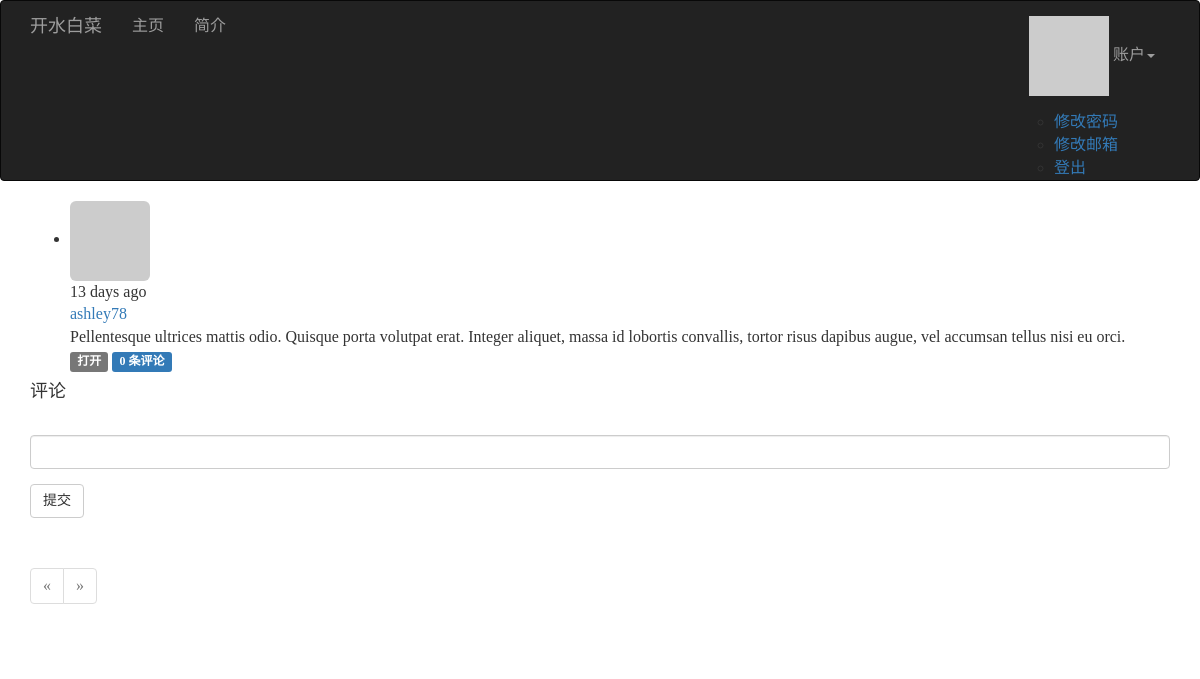
/post/81 (signed in), run on an earlier commit of the app's database.
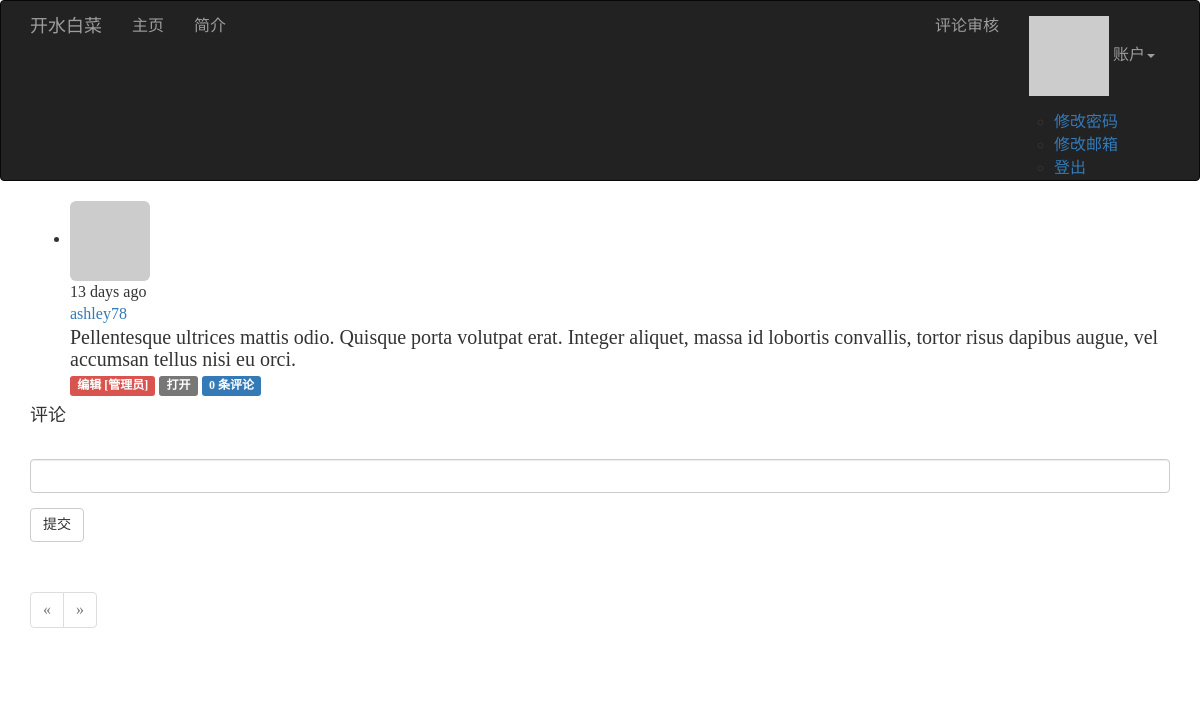
And on a later commit of the database.
### app/models.py (models this page shows, shortened)
class Post(db.Model):
    __tablename__ = 'posts'
    id = db.Column(db.Integer, primary_key=True)
    body = db.Column(db.Text)
    body_html = db.Column(db.Text)
    timestamp = db.Column(db.DateTime, index=True, default=datetime.utcnow)
    author_id = db.Column(db.Integer, db.ForeignKey('users.id'))
    comments = db.relationship('Comment', backref='post', lazy='dynamic')

class User(UserMixin, db.Model):
    __tablename__ = 'users'
    id = db.Column(db.Integer, primary_key=True)
    email = db.Column(db.String(64), unique=True, index=True)
    username = db.Column(db.String(64), unique=True, index=True)
    password_hash = db.Column(db.String(128))
    role_id = db.Column(db.Integer, db.ForeignKey('roles.id'))
    name = db.Column(db.String(64))
    location = db.Column(db.String(64))
    about_me = db.Column(db.Text())
    member_since = db.Column(db.DateTime(), default=datetime.utcnow)
    last_seen = db.Column(db.DateTime(), default=datetime.utcnow)
    password_hash = db.Column(db.String(128))
    confirmed = db.Column(db.Boolean, default=False)
    avatar_hash = db.Column(db.String(32))
    posts = db.relationship('Post', backref='author', lazy='dynamic')
    followed = db.relationship('Follow', foreign_keys=[Follow.follower_id], backref=db.backref('follower', lazy='joined'), lazy='dynamic', cascade='all, delete-orphan')
    followers = db.relationship('Follow',foreign_keys=[Follow.followed_id], backref=db.backref('followed', lazy='joined'), lazy='dynamic', cascade='all, delete-orphan')
    comments = db.relationship('Comment', backref='author', lazy='dynamic')
    @property
    def password(self):
        raise AttributeError('password is not a readable attribute')
    def can(self, permissions):
        return self.role is not None and (self.role.permissions & permissions) == permissions
    def is_administrator(self):
        return self.can(Permission.ADMINISTER)
    def ping(self):
        self.last_seen = datetime.utcnow()
        db.session.add(self)
    def gravatar(self, size=100, default='identicon', rating='g'):
        if request.is_secure:
            url = 'https://secure.gravatar.com/avatar'
        else:
            url = 'http://www.gravatar.com/avatar'
        hash = hashlib.md5(self.email.encode('utf-8')).hexdigest()
        return '{url}/{hash}?s={size}&d={default}&r={rating}'.format(url=url, hash=hash, size=size, default=default, rating=rating)

### app/main/views.py (the view)
@main.route('/post/<int:id>', methods=['GET', 'POST'])
def post(id):
    post = Post.query.get_or_404(id)
    form = CommentForm()
    if form.validate_on_submit():
        comment = Comment(body=form.body.data, post=post, author=current_user._get_current_object())
        db.session.add(comment)
        flash('您的评论已经提交.')
        return redirect(url_for('.post', id=post.id, page=-1))
    page = request.args.get('page', 1, type=int)
    if page == -1:
        page = (post.comments.count() - 1) // \
                current_app.config['FLASKY_COMMENTS_PER_PAGE'] + 1
    pagination = post.comments.order_by(Comment.timestamp.asc()).paginate(page, per_page=current_app.config['FLASKY_COMMENTS_PER_PAGE'], error_out=False)
    comments = pagination.items
    return render_template('post.html', posts=[post], form=form, comments=comments, pagination=pagination)

### app/main/forms.py
class CommentForm(FlaskForm):
    body = StringField('', validators=[Required()])
    submit = SubmitField('提交')

### app/auth/views.py (called while the page is built)
@auth.before_app_request
def before_request():
    if current_user.is_authenticated:
        current_user.ping()
        if not current_user.confirmed and request.endpoint and request.endpoint[:5] != 'auth.' and request.endpoint != 'static':
            return redirect(url_for('auth.unconfirmed'))

### app/main/__init__.py (called while the page is built)
@main.app_context_processor
def inject_permissions():
    return dict(Permission=Permission)

### app/models.py (called while the page is built)
@login_manager.user_loader
def load_user(user_id):
    return User.query.get(int(user_id))

### app/templates/post.html (shortened to what this page needs)
{% extends "base.html" %}
{% import "bootstrap/wtf.html" as wtf %}
{% import "_macros.html" as macros %}
{% block page_content %}
{% include '_posts.html' %}
<h4 id="comments">评论</h4>
{% if current_user.can(Permission.COMMENT) %}
<div class="comment-form">
	{{ wtf.quick_form(form) }}
</div>
{% endif %}
{% if pagination %}
<div class="pagination">
	{{ macros.pagination_widget(pagination, '.post', fragment='#comments', id=posts[0].id) }}
</div>
{% endif %}
{% endblock %}

### app/templates/_posts.html
<ul class="posts">
	{% for post in posts %}
	<li class="post">
		<div class="post-thumbnail">
			<a href="{{ url_for('.user', username=post.author.username) }}">
				<img class="img-rounded profile-thumbnail" src="{{ post.author.gravatar(size=40) }}">
			</a>
		</div>
		<div class="post-content">
			<div class="post-date">{{ moment(post.timestamp).fromNow() }}</div>
			<div class="post-author"><a href="{{ url_for('.user', username=post.author.username) }}">{{ post.author.username }}</a></div>
			<div class="post-body">
				{% if post.body_html %}
					{{ post.body_html | safe }}
				{% else %}
					{{ post.body }}
				{% endif %}
			</div>
			<div class="post-footer">
				{% if current_user == post.author %}
				<a href="{{ url_for('.edit', id=post.id) }}">
					<span class="label label-primary">编辑</span>
				</a>
				{% elif current_user.is_administrator() %}
				<a href="{{ url_for('.edit', id=post.id) }}">
					<span class="label label-danger">编辑 [管理员]</span>
				</a>
				{% endif %}
				<a href="{{ url_for('.post', id=post.id) }}">
					<span class="label label-default">打开</span>
				</a>
				<a href="{{ url_for('.post', id=post.id) }}#comments">
					<span class="label label-primary">{{ post.comments.count() }} 条评论</span>
				</a>
			</div>
		</div>
	</li>
	{% endfor %}
</ul>

What changed in the data, as far as the page shows it:
changed Post "ashley78": body_html (not shown) → "Pellentesque ultrices mattis odio. Quisque porta volutpat erat. Integer aliquet, massa id lobortis convallis, tortor risus dapibus augue, vel accumsan tellus nisi eu orci."; body "Pellentesque ultrices mattis odio. Quisque porta volutpat erat. Integer aliquet, massa id lobortis convallis, tortor risus dapibus augue, vel accumsan tellus nisi eu orci." → (not shown)
Also different on the page:
text now shown: "评论审核"
